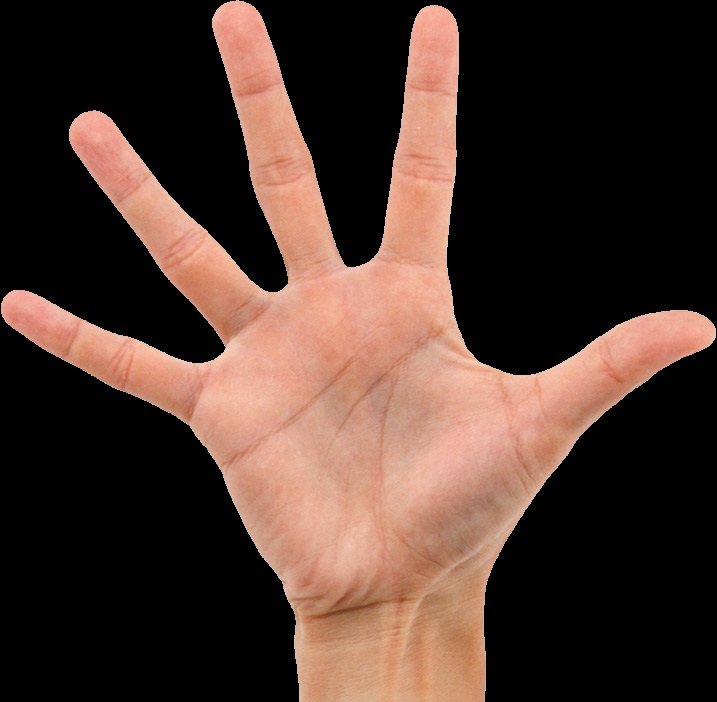
#> input picture main.jpg, 717 x 702 px
$ python Test2.py
#> lines starting #> are read from the running program, lines starting #| are printed output that depends on the picture; after the words box and inside, x2 and y2 are one past the last pixel; in counts of white or black regions, pixels touching at a corner belong together
import cv2
import numpy as np
from matplotlib import pyplot as plt
import Graham

img = cv2.imread('main.jpg', 0)
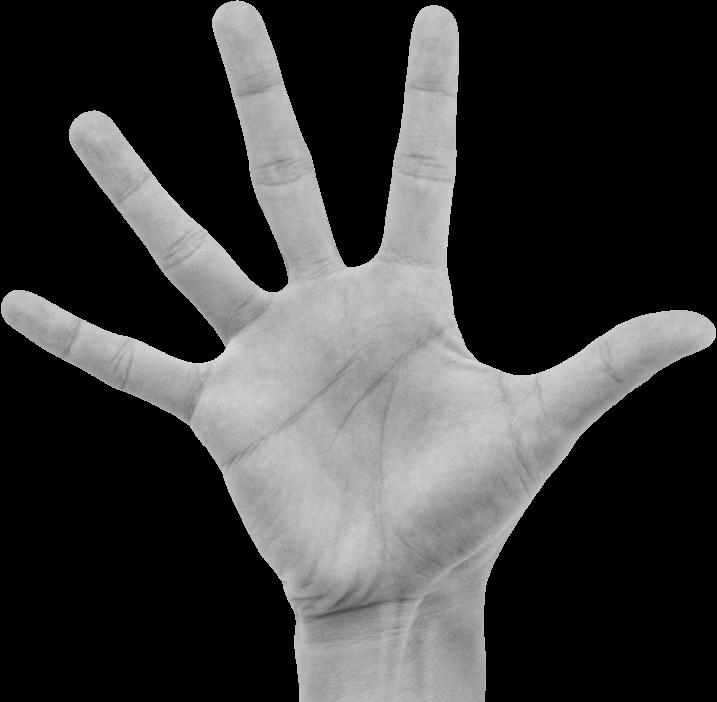
#> img: shape (702, 717); min 0, max 221, mean 60.2
ret, th1 = cv2.threshold(img, 10, 255, 0)
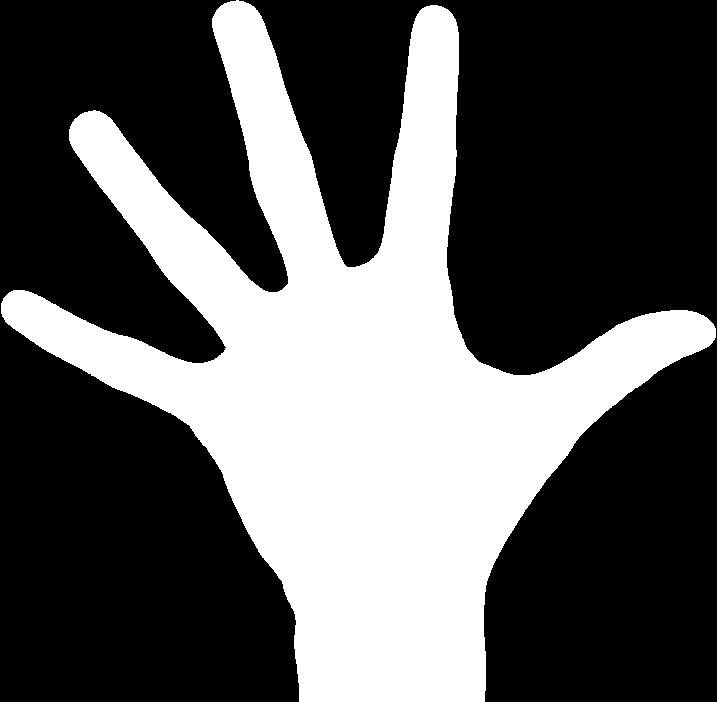
#> th1: shape (702, 717); 34.9% white; 1 white region, box (x1, y1, x2, y2) and area: (1, 0, 716, 702) 175864

$ run again, with bird2.jpg copied over main.jpg
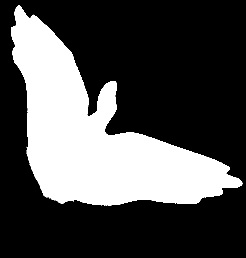
#> input picture bird2.jpg, 246 x 258 px
#> img is the input picture: shape (258, 246); min 0, max 255, mean 78.3
#> `ret, th1 = cv2.threshold(img, 10, 255, 0)`:
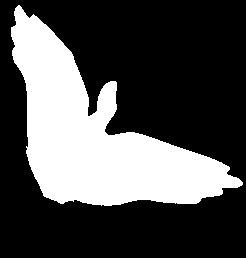
#> th1: shape (258, 246); 30.8% white; 1 white region, box (x1, y1, x2, y2) and area: (11, 5, 243, 206) 19522
